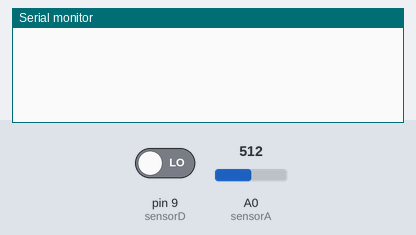
Bench run of a sketch on a simulated Arduino Uno, built with avr-gcc and run on an emulated ATmega328P. On the bench: the last lines printed to the serial monitor. The test bench sets the inputs (shaded band); at power-on: pin 9 (sensorD) LOW, A0 (sensorA) = 512.

Above: at 1.2 s.
1.3 s: pin 9 (sensorD) driven HIGH
At 2.1 s:
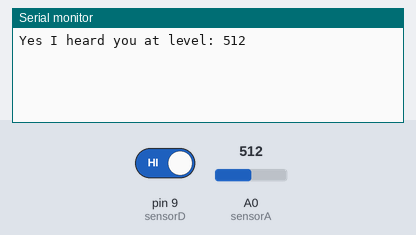
3.8 s: A0 (sensorA) set to 716
At 5.1 s:
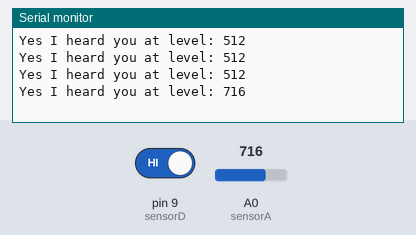
5.3 s: A0 (sensorA) set to 900
At 5.9 s:
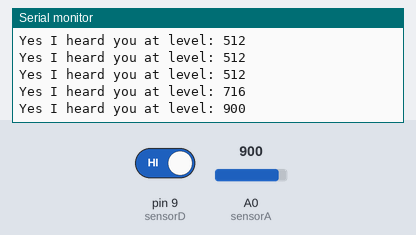
Timing chart, 0 to 8.3 s (numbered marks = the images above; inputs shaded):
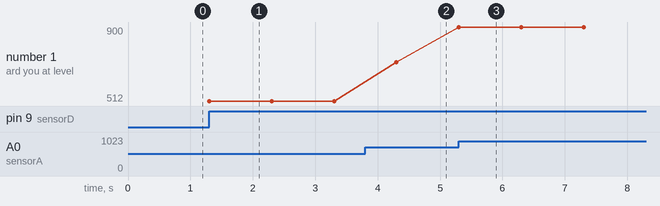

Measured:
- after the input at 1.3 s, the serial monitor: prints a new line at once (image 1)
- after the input at 3.8 s, the serial monitor: prints a new line after 0.50 s (image 2)
- after the input at 5.3 s, the serial monitor: prints a new line at once (image 3)
- plotted number 1: 512 → 716 after the input at 3.8 s, 716 → 900 after the input at 5.3 s

The sketch:

054_SoundDetectionAnaDig.ino
```cpp
//A full description of this module (and many others) can be downloaded at: https://eve_arduino

int sensorA=A0;
int sensorD=9;
int sensorvalueD;
int sensorvalueA;

void setup()

{
  pinMode(sensorD, INPUT);
  Serial.begin(9600);
}

void loop()
{
  sensorvalueD=digitalRead(sensorD);
  sensorvalueA=analogRead(sensorA);
  if (sensorvalueD == HIGH)
  {
    Serial.print("Yes I heard you at level: ");
    Serial.println(sensorvalueA);
    delay(1000);
  }
}
```
